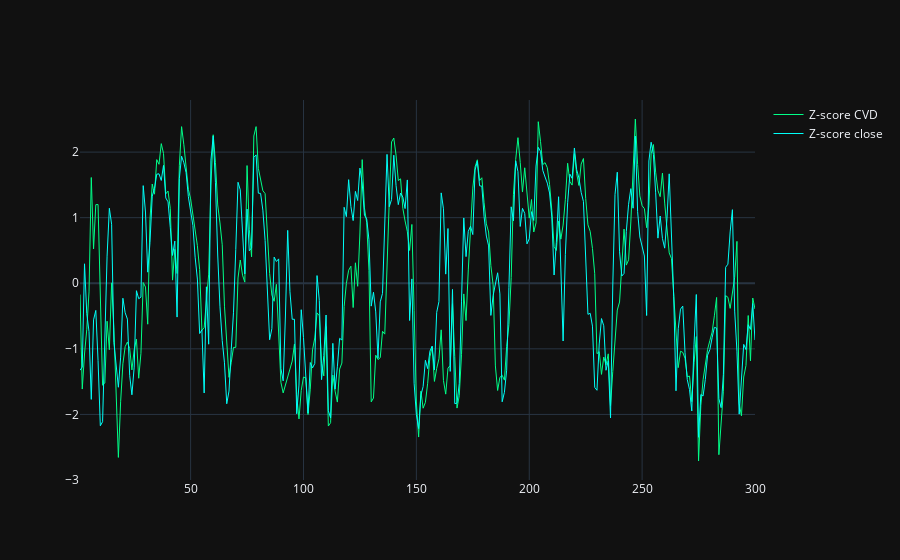

Source (notebook cell):
### Code cell
window_z_score = Z_SCORE_CVD.iloc[1700:2000]
window_z_score_close = Z_SCORE_close.iloc[1700:2000]
index_num = np.arange(1, len(window_z_score) + 1)


fig = go.Figure(data=[go.Scatter(
    x=index_num, 
    y=window_z_score,
    mode='lines',
    name='Z-score CVD',
    line=dict(color='#00ff88', width=1)
)])

fig.add_trace(go.Scatter(
    x=index_num,
    y=window_z_score_close,
    mode='lines',
    name='Z-score close',
    line=dict(color='#00fff8', width=1)
))
fig.show()

### Figure 1 — Plotly figure (JSON) as saved in the notebook; plotly's stock layout.template omitted (floating-point values rounded to 4 significant figures; data arrays with more than 128 entries replaced by an {"elided": "..."} marker saying what was removed)
{"data": [{"line": {"color": "#00ff88", "width": 1}, "mode": "lines", "name": "Z-score CVD", "type": "scatter", "x": {"elided": "300 int values"}, "y": {"elided": "300 float values"}}, {"line": {"color": "#00fff8", "width": 1}, "mode": "lines", "name": "Z-score close", "type": "scatter", "x": {"elided": "300 int values"}, "y": {"elided": "300 float values"}}], "layout": {}}
